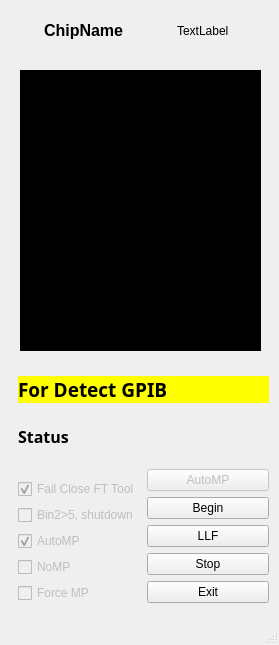
<?xml version="1.0" encoding="UTF-8"?>
<ui version="4.0">
 <class>MPTester</class>
 <widget class="QMainWindow" name="MPTester">
  <property name="geometry">
   <rect>
    <x>0</x>
    <y>0</y>
    <width>279</width>
    <height>645</height>
   </rect>
  </property>
  <property name="windowTitle">
   <string>MPTester</string>
  </property>
  <widget class="QWidget" name="centralwidget">
   <widget class="QWidget" name="verticalLayoutWidget_2">
    <property name="geometry">
     <rect>
      <x>18</x>
      <y>361</y>
      <width>251</width>
      <height>242</height>
     </rect>
    </property>
    <layout class="QVBoxLayout" name="verticalLayout_4">
     <item>
      <layout class="QVBoxLayout" name="verticalLayout_6">
       <item>
        <spacer name="verticalSpacer_4">
         <property name="orientation">
          <enum>Qt::Vertical</enum>
         </property>
         <property name="sizeHint" stdset="0">
          <size>
           <width>20</width>
           <height>40</height>
          </size>
         </property>
        </spacer>
       </item>
       <item>
        <widget class="QLabel" name="gpibLabel">
         <property name="enabled">
          <bool>true</bool>
         </property>
         <property name="font">
          <font>
           <family>文泉驛正黑</family>
           <pointsize>16</pointsize>
           <weight>75</weight>
           <bold>true</bold>
          </font>
         </property>
         <property name="autoFillBackground">
          <bool>false</bool>
         </property>
         <property name="styleSheet">
          <string notr="true">background-color:rgb(255, 255, 0);</string>
         </property>
         <property name="text">
          <string>&lt;!DOCTYPE HTML PUBLIC &quot;-//W3C//DTD HTML 4.0//EN&quot; &quot;http://www.w3.org/TR/REC-html40/strict.dtd&quot;&gt;
&lt;html&gt;&lt;head&gt;&lt;meta name=&quot;qrichtext&quot; content=&quot;1&quot; /&gt;&lt;style type=&quot;text/css&quot;&gt;
p, li { white-space: pre-wrap; }
&lt;/style&gt;&lt;/head&gt;&lt;body style=&quot; font-family:'文泉驛正黑'; font-size:14pt; font-weight:600; font-style:normal;&quot;&gt;
&lt;p align=&quot;justify&quot; style=&quot; margin-top:0px; margin-bottom:0px; margin-left:0px; margin-right:0px; -qt-block-indent:0; text-indent:0px;&quot;&gt;For Detect GPIB&lt;/p&gt;&lt;/body&gt;&lt;/html&gt;</string>
         </property>
        </widget>
       </item>
       <item>
        <spacer name="verticalSpacer_3">
         <property name="orientation">
          <enum>Qt::Vertical</enum>
         </property>
         <property name="sizeHint" stdset="0">
          <size>
           <width>20</width>
           <height>40</height>
          </size>
         </property>
        </spacer>
       </item>
       <item>
        <widget class="QLabel" name="statusLabel">
         <property name="palette">
          <palette>
           <active>
            <colorrole role="WindowText">
             <brush brushstyle="SolidPattern">
              <color alpha="255">
               <red>0</red>
               <green>0</green>
               <blue>0</blue>
              </color>
             </brush>
            </colorrole>
            <colorrole role="Button">
             <brush brushstyle="SolidPattern">
              <color alpha="255">
               <red>255</red>
               <green>255</green>
               <blue>255</blue>
              </color>
             </brush>
            </colorrole>
            <colorrole role="Light">
             <brush brushstyle="SolidPattern">
              <color alpha="255">
               <red>255</red>
               <green>255</green>
               <blue>255</blue>
              </color>
             </brush>
            </colorrole>
            <colorrole role="Midlight">
             <brush brushstyle="SolidPattern">
              <color alpha="255">
               <red>255</red>
               <green>255</green>
               <blue>255</blue>
              </color>
             </brush>
            </colorrole>
            <colorrole role="Dark">
             <brush brushstyle="SolidPattern">
              <color alpha="255">
               <red>127</red>
               <green>127</green>
               <blue>127</blue>
              </color>
             </brush>
            </colorrole>
            <colorrole role="Mid">
             <brush brushstyle="SolidPattern">
              <color alpha="255">
               <red>170</red>
               <green>170</green>
               <blue>170</blue>
              </color>
             </brush>
            </colorrole>
            <colorrole role="Text">
             <brush brushstyle="SolidPattern">
              <color alpha="255">
               <red>0</red>
               <green>0</green>
               <blue>0</blue>
              </color>
             </brush>
            </colorrole>
            <colorrole role="BrightText">
             <brush brushstyle="SolidPattern">
              <color alpha="255">
               <red>255</red>
               <green>255</green>
               <blue>255</blue>
              </color>
             </brush>
            </colorrole>
            <colorrole role="ButtonText">
             <brush brushstyle="SolidPattern">
              <color alpha="255">
               <red>0</red>
               <green>255</green>
               <blue>255</blue>
              </color>
             </brush>
            </colorrole>
            <colorrole role="Base">
             <brush brushstyle="SolidPattern">
              <color alpha="255">
               <red>255</red>
               <green>255</green>
               <blue>255</blue>
              </color>
             </brush>
            </colorrole>
            <colorrole role="Window">
             <brush brushstyle="SolidPattern">
              <color alpha="255">
               <red>255</red>
               <green>255</green>
               <blue>255</blue>
              </color>
             </brush>
            </colorrole>
            <colorrole role="Shadow">
             <brush brushstyle="SolidPattern">
              <color alpha="255">
               <red>0</red>
               <green>0</green>
               <blue>0</blue>
              </color>
             </brush>
            </colorrole>
            <colorrole role="AlternateBase">
             <brush brushstyle="SolidPattern">
              <color alpha="255">
               <red>255</red>
               <green>255</green>
               <blue>255</blue>
              </color>
             </brush>
            </colorrole>
            <colorrole role="ToolTipBase">
             <brush brushstyle="SolidPattern">
              <color alpha="255">
               <red>255</red>
               <green>255</green>
               <blue>220</blue>
              </color>
             </brush>
            </colorrole>
            <colorrole role="ToolTipText">
             <brush brushstyle="SolidPattern">
              <color alpha="255">
               <red>0</red>
               <green>0</green>
               <blue>0</blue>
              </color>
             </brush>
            </colorrole>
           </active>
           <inactive>
            <colorrole role="WindowText">
             <brush brushstyle="SolidPattern">
              <color alpha="255">
               <red>0</red>
               <green>0</green>
               <blue>0</blue>
              </color>
             </brush>
            </colorrole>
            <colorrole role="Button">
             <brush brushstyle="SolidPattern">
              <color alpha="255">
               <red>255</red>
               <green>255</green>
               <blue>255</blue>
              </color>
             </brush>
            </colorrole>
            <colorrole role="Light">
             <brush brushstyle="SolidPattern">
              <color alpha="255">
               <red>255</red>
               <green>255</green>
               <blue>255</blue>
              </color>
             </brush>
            </colorrole>
            <colorrole role="Midlight">
             <brush brushstyle="SolidPattern">
              <color alpha="255">
               <red>255</red>
               <green>255</green>
               <blue>255</blue>
              </color>
             </brush>
            </colorrole>
            <colorrole role="Dark">
             <brush brushstyle="SolidPattern">
              <color alpha="255">
               <red>127</red>
               <green>127</green>
               <blue>127</blue>
              </color>
             </brush>
            </colorrole>
            <colorrole role="Mid">
             <brush brushstyle="SolidPattern">
              <color alpha="255">
               <red>170</red>
               <green>170</green>
               <blue>170</blue>
              </color>
             </brush>
            </colorrole>
            <colorrole role="Text">
             <brush brushstyle="SolidPattern">
              <color alpha="255">
               <red>0</red>
               <green>0</green>
               <blue>0</blue>
              </color>
             </brush>
            </colorrole>
            <colorrole role="BrightText">
             <brush brushstyle="SolidPattern">
              <color alpha="255">
               <red>255</red>
               <green>255</green>
               <blue>255</blue>
              </color>
             </brush>
            </colorrole>
            <colorrole role="ButtonText">
             <brush brushstyle="SolidPattern">
              <color alpha="255">
               <red>0</red>
               <green>255</green>
               <blue>255</blue>
              </color>
             </brush>
            </colorrole>
            <colorrole role="Base">
             <brush brushstyle="SolidPattern">
              <color alpha="255">
               <red>255</red>
               <green>255</green>
               <blue>255</blue>
              </color>
             </brush>
            </colorrole>
            <colorrole role="Window">
             <brush brushstyle="SolidPattern">
              <color alpha="255">
               <red>255</red>
               <green>255</green>
               <blue>255</blue>
              </color>
             </brush>
            </colorrole>
            <colorrole role="Shadow">
             <brush brushstyle="SolidPattern">
              <color alpha="255">
               <red>0</red>
               <green>0</green>
               <blue>0</blue>
              </color>
             </brush>
            </colorrole>
            <colorrole role="AlternateBase">
             <brush brushstyle="SolidPattern">
              <color alpha="255">
               <red>255</red>
               <green>255</green>
               <blue>255</blue>
              </color>
             </brush>
            </colorrole>
            <colorrole role="ToolTipBase">
             <brush brushstyle="SolidPattern">
              <color alpha="255">
               <red>255</red>
               <green>255</green>
               <blue>220</blue>
              </color>
             </brush>
            </colorrole>
            <colorrole role="ToolTipText">
             <brush brushstyle="SolidPattern">
              <color alpha="255">
               <red>0</red>
               <green>0</green>
               <blue>0</blue>
              </color>
             </brush>
            </colorrole>
           </inactive>
           <disabled>
            <colorrole role="WindowText">
             <brush brushstyle="SolidPattern">
              <color alpha="255">
               <red>127</red>
               <green>127</green>
               <blue>127</blue>
              </color>
             </brush>
            </colorrole>
            <colorrole role="Button">
             <brush brushstyle="SolidPattern">
              <color alpha="255">
               <red>255</red>
               <green>255</green>
               <blue>255</blue>
              </color>
             </brush>
            </colorrole>
            <colorrole role="Light">
             <brush brushstyle="SolidPattern">
              <color alpha="255">
               <red>255</red>
               <green>255</green>
               <blue>255</blue>
              </color>
             </brush>
            </colorrole>
            <colorrole role="Midlight">
             <brush brushstyle="SolidPattern">
              <color alpha="255">
               <red>255</red>
               <green>255</green>
               <blue>255</blue>
              </color>
             </brush>
            </colorrole>
            <colorrole role="Dark">
             <brush brushstyle="SolidPattern">
              <color alpha="255">
               <red>127</red>
               <green>127</green>
               <blue>127</blue>
              </color>
             </brush>
            </colorrole>
            <colorrole role="Mid">
             <brush brushstyle="SolidPattern">
              <color alpha="255">
               <red>170</red>
               <green>170</green>
               <blue>170</blue>
              </color>
             </brush>
            </colorrole>
            <colorrole role="Text">
             <brush brushstyle="SolidPattern">
              <color alpha="255">
               <red>127</red>
               <green>127</green>
               <blue>127</blue>
              </color>
             </brush>
            </colorrole>
            <colorrole role="BrightText">
             <brush brushstyle="SolidPattern">
              <color alpha="255">
               <red>255</red>
               <green>255</green>
               <blue>255</blue>
              </color>
             </brush>
            </colorrole>
            <colorrole role="ButtonText">
             <brush brushstyle="SolidPattern">
              <color alpha="255">
               <red>127</red>
               <green>127</green>
               <blue>127</blue>
              </color>
             </brush>
            </colorrole>
            <colorrole role="Base">
             <brush brushstyle="SolidPattern">
              <color alpha="255">
               <red>255</red>
               <green>255</green>
               <blue>255</blue>
              </color>
             </brush>
            </colorrole>
            <colorrole role="Window">
             <brush brushstyle="SolidPattern">
              <color alpha="255">
               <red>255</red>
               <green>255</green>
               <blue>255</blue>
              </color>
             </brush>
            </colorrole>
            <colorrole role="Shadow">
             <brush brushstyle="SolidPattern">
              <color alpha="255">
               <red>0</red>
               <green>0</green>
               <blue>0</blue>
              </color>
             </brush>
            </colorrole>
            <colorrole role="AlternateBase">
             <brush brushstyle="SolidPattern">
              <color alpha="255">
               <red>255</red>
               <green>255</green>
               <blue>255</blue>
              </color>
             </brush>
            </colorrole>
            <colorrole role="ToolTipBase">
             <brush brushstyle="SolidPattern">
              <color alpha="255">
               <red>255</red>
               <green>255</green>
               <blue>220</blue>
              </color>
             </brush>
            </colorrole>
            <colorrole role="ToolTipText">
             <brush brushstyle="SolidPattern">
              <color alpha="255">
               <red>0</red>
               <green>0</green>
               <blue>0</blue>
              </color>
             </brush>
            </colorrole>
           </disabled>
          </palette>
         </property>
         <property name="font">
          <font>
           <family>AR PL UKai CN</family>
           <pointsize>14</pointsize>
           <weight>75</weight>
           <italic>false</italic>
           <bold>true</bold>
          </font>
         </property>
         <property name="styleSheet">
          <string notr="true">setpaletteforegroundcolor:rgb(255, 255, 127);</string>
         </property>
         <property name="text">
          <string>&lt;!DOCTYPE HTML PUBLIC &quot;-//W3C//DTD HTML 4.0//EN&quot; &quot;http://www.w3.org/TR/REC-html40/strict.dtd&quot;&gt;
&lt;html&gt;&lt;head&gt;&lt;meta name=&quot;qrichtext&quot; content=&quot;1&quot; /&gt;&lt;style type=&quot;text/css&quot;&gt;
p, li { white-space: pre-wrap; }
&lt;/style&gt;&lt;/head&gt;&lt;body style=&quot; font-family:'文泉驛正黑'; font-size:12pt; font-weight:600; font-style:normal;&quot;&gt;
&lt;p align=&quot;justify&quot; style=&quot; margin-top:0px; margin-bottom:0px; margin-left:0px; margin-right:0px; -qt-block-indent:0; text-indent:0px;&quot;&gt;Status&lt;/&lt;/p&gt;&lt;/body&gt;&lt;/html&gt;</string>
         </property>
        </widget>
       </item>
       <item>
        <layout class="QHBoxLayout" name="horizontalLayout">
         <item>
          <layout class="QVBoxLayout" name="verticalLayout">
           <item>
            <spacer name="verticalSpacer_2">
             <property name="orientation">
              <enum>Qt::Vertical</enum>
             </property>
             <property name="sizeHint" stdset="0">
              <size>
               <width>20</width>
               <height>40</height>
              </size>
             </property>
            </spacer>
           </item>
           <item>
            <widget class="QCheckBox" name="failCheckBox">
             <property name="enabled">
              <bool>false</bool>
             </property>
             <property name="text">
              <string>Fail Close FT Tool</string>
             </property>
             <property name="checkable">
              <bool>true</bool>
             </property>
             <property name="checked">
              <bool>true</bool>
             </property>
            </widget>
           </item>
           <item>
            <widget class="QCheckBox" name="shutdownCheckBox">
             <property name="enabled">
              <bool>false</bool>
             </property>
             <property name="text">
              <string>Bin2&gt;5, shutdown</string>
             </property>
             <property name="checkable">
              <bool>false</bool>
             </property>
             <property name="checked">
              <bool>false</bool>
             </property>
            </widget>
           </item>
           <item>
            <widget class="QCheckBox" name="autompCheckBox">
             <property name="enabled">
              <bool>false</bool>
             </property>
             <property name="text">
              <string>AutoMP</string>
             </property>
             <property name="checked">
              <bool>true</bool>
             </property>
            </widget>
           </item>
           <item>
            <widget class="QCheckBox" name="nompCheckBox">
             <property name="enabled">
              <bool>false</bool>
             </property>
             <property name="text">
              <string>NoMP</string>
             </property>
             <property name="checkable">
              <bool>false</bool>
             </property>
            </widget>
           </item>
           <item>
            <widget class="QCheckBox" name="forcempCheckBox">
             <property name="enabled">
              <bool>false</bool>
             </property>
             <property name="text">
              <string>Force MP</string>
             </property>
             <property name="checkable">
              <bool>false</bool>
             </property>
            </widget>
           </item>
          </layout>
         </item>
         <item>
          <layout class="QVBoxLayout" name="verticalLayout_2">
           <item>
            <spacer name="verticalSpacer">
             <property name="orientation">
              <enum>Qt::Vertical</enum>
             </property>
             <property name="sizeHint" stdset="0">
              <size>
               <width>20</width>
               <height>40</height>
              </size>
             </property>
            </spacer>
           </item>
           <item>
            <widget class="QPushButton" name="autompPushButton">
             <property name="enabled">
              <bool>false</bool>
             </property>
             <property name="text">
              <string>AutoMP</string>
             </property>
             <property name="checkable">
              <bool>false</bool>
             </property>
            </widget>
           </item>
           <item>
            <widget class="QPushButton" name="beginPushButton">
             <property name="text">
              <string>Begin</string>
             </property>
            </widget>
           </item>
           <item>
            <widget class="QPushButton" name="LLFPushButton">
             <property name="enabled">
              <bool>true</bool>
             </property>
             <property name="text">
              <string>LLF</string>
             </property>
             <property name="checkable">
              <bool>false</bool>
             </property>
            </widget>
           </item>
           <item>
            <widget class="QPushButton" name="stopPushButton">
             <property name="text">
              <string>Stop</string>
             </property>
            </widget>
           </item>
           <item>
            <widget class="QPushButton" name="exitPushButton">
             <property name="text">
              <string>Exit</string>
             </property>
            </widget>
           </item>
          </layout>
         </item>
        </layout>
       </item>
      </layout>
     </item>
    </layout>
   </widget>
   <widget class="QPlainTextEdit" name="plainTextEdit">
    <property name="enabled">
     <bool>false</bool>
    </property>
    <property name="geometry">
     <rect>
      <x>20</x>
      <y>70</y>
      <width>241</width>
      <height>281</height>
     </rect>
    </property>
    <property name="autoFillBackground">
     <bool>false</bool>
    </property>
    <property name="styleSheet">
     <string notr="true">background-color: rgb(0, 0, 0);
font: 75 16pt &quot;AR PL UKai CN&quot;;
color: rgb(0, 255, 0);</string>
    </property>
    <property name="undoRedoEnabled">
     <bool>false</bool>
    </property>
   </widget>
   <widget class="QWidget" name="layoutWidget">
    <property name="geometry">
     <rect>
      <x>20</x>
      <y>20</y>
      <width>233</width>
      <height>22</height>
     </rect>
    </property>
    <layout class="QHBoxLayout" name="horizontalLayout_2">
     <item>
      <spacer name="horizontalSpacer">
       <property name="orientation">
        <enum>Qt::Horizontal</enum>
       </property>
       <property name="sizeHint" stdset="0">
        <size>
         <width>18</width>
         <height>20</height>
        </size>
       </property>
      </spacer>
     </item>
     <item>
      <widget class="QLabel" name="Label_ChipName">
       <property name="styleSheet">
        <string notr="true">font: 75 12pt &quot;文泉驛等寬微米黑&quot;;</string>
       </property>
       <property name="text">
        <string>&lt;!DOCTYPE HTML PUBLIC &quot;-//W3C//DTD HTML 4.0//EN&quot; &quot;http://www.w3.org/TR/REC-html40/strict.dtd&quot;&gt;
&lt;html&gt;&lt;head&gt;&lt;meta name=&quot;qrichtext&quot; content=&quot;1&quot; /&gt;&lt;style type=&quot;text/css&quot;&gt;
p, li { white-space: pre-wrap; }
&lt;/style&gt;&lt;/head&gt;&lt;body style=&quot; font-family:'Sans'; font-size:10pt; font-weight:400; font-style:normal;&quot;&gt;
&lt;p style=&quot; margin-top:0px; margin-bottom:0px; margin-left:0px; margin-right:0px; -qt-block-indent:0; text-indent:0px;&quot;&gt;&lt;span style=&quot; font-size:12pt; font-weight:600;&quot;&gt;ChipName&lt;/span&gt;&lt;/p&gt;&lt;/body&gt;&lt;/html&gt;</string>
       </property>
      </widget>
     </item>
     <item>
      <spacer name="horizontalSpacer_4">
       <property name="orientation">
        <enum>Qt::Horizontal</enum>
       </property>
       <property name="sizeHint" stdset="0">
        <size>
         <width>17</width>
         <height>20</height>
        </size>
       </property>
      </spacer>
     </item>
     <item>
      <spacer name="horizontalSpacer_2">
       <property name="orientation">
        <enum>Qt::Horizontal</enum>
       </property>
       <property name="sizeHint" stdset="0">
        <size>
         <width>17</width>
         <height>20</height>
        </size>
       </property>
      </spacer>
     </item>
     <item>
      <widget class="QLabel" name="dateLabel">
       <property name="text">
        <string>TextLabel</string>
       </property>
      </widget>
     </item>
     <item>
      <spacer name="horizontalSpacer_3">
       <property name="orientation">
        <enum>Qt::Horizontal</enum>
       </property>
       <property name="sizeHint" stdset="0">
        <size>
         <width>18</width>
         <height>20</height>
        </size>
       </property>
      </spacer>
     </item>
    </layout>
   </widget>
  </widget>
  <widget class="QMenuBar" name="menubar">
   <property name="geometry">
    <rect>
     <x>0</x>
     <y>0</y>
     <width>279</width>
     <height>23</height>
    </rect>
   </property>
  </widget>
  <widget class="QStatusBar" name="statusbar"/>
 </widget>
 <resources/>
 <connections/>
 <slots>
  <signal>signal1()</signal>
  <slot>slot1(quit)</slot>
 </slots>
</ui>
